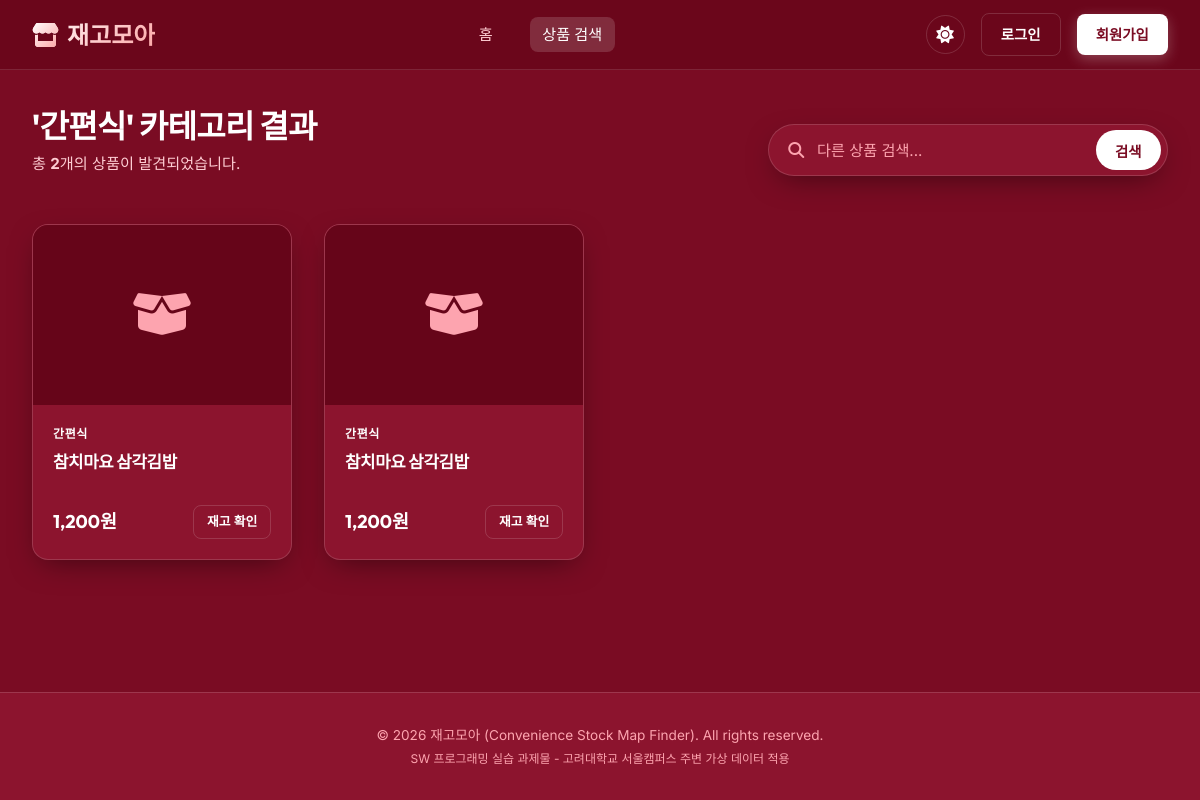
The app's page /search?category=간편식 with its own data.
### models.py (models this page shows)
class Product(db.Model):
    __tablename__ = 'products'
    id = db.Column(db.Integer, primary_key=True)
    name = db.Column(db.String(150), nullable=False)
    category = db.Column(db.String(100), nullable=False)
    price = db.Column(db.Integer, nullable=False)
    image_url = db.Column(db.String(300), nullable=True)  # 상품 이미지 경로 또는 URL
    stocks = db.relationship('Stock', backref='product', lazy=True)

### app.py (the view)
@app.route('/search')
def search():
    query = request.args.get('q', '').strip()
    category = request.args.get('category', '').strip()
    products = Product.query
    if query:
        products = products.filter(Product.name.like(f'%{query}%'))
    if category:
        products = products.filter(Product.category == category)
    results = products.all()
    return render_template('search_results.html', products=results, query=query, category=category)

### templates/search_results.html (shortened to what this page needs)
{% extends "base.html" %}
{% block content %}
<main class="container">
    <div style="display: flex; flex-direction: column; gap: 1.5rem; margin-bottom: 3rem;">
        <div style="display: flex; justify-content: space-between; align-items: flex-end; flex-wrap: wrap; gap: 1rem;">
            <div>
                <h1 style="font-size: 2rem; font-family: var(--font-heading); font-weight: 800;">
                    {% if category %}
                        '{{ category }}' 카테고리 결과
                    {% elif query %}
                        '{{ query }}' 검색 결과
                    {% else %}
                        전체 상품 목록
                    {% endif %}
                </h1>
                <p style="color: var(--text-secondary); font-size: 0.95rem; margin-top: 0.2rem;">
                    총 <strong>{{ products|length }}</strong>개의 상품이 발견되었습니다.
                </p>
            </div>
            <form action="{{ url_for('search') }}" method="GET" style="width: 100%; max-width: 400px;">
                <div class="search-box-wrapper" style="padding: 0.3rem 0.4rem 0.3rem 1.2rem;">
                    <i class="fas fa-search search-icon" style="font-size: 1rem;"></i>
                    <input type="text" name="q" value="{{ query or '' }}" placeholder="다른 상품 검색..." class="search-input" style="font-size: 0.95rem;" required autocomplete="off">
                    <button type="submit" class="search-btn" style="padding: 0.6rem 1.2rem; font-size: 0.9rem;">검색</button>
                </div>
            </form>
        </div>
    </div>
    {% if products %}
        <div class="product-grid">
            {% for product in products %}
                <div class="product-card">
                    <div class="product-image-container">
                        <div style="font-size: 3rem; color: var(--text-muted);">
                            {% if product.category == '라면' %}
                                <i class="fas fa-bowl-food"></i>
                            {% elif product.category == '간편식' %}
                                <i class="fas fa-box-open"></i>
                            {% elif product.category == '음료' %}
                                <i class="fas fa-bottle-water"></i>
                            {% elif product.category == '아이스크림' %}
                                <i class="fas fa-ice-cream"></i>
                            {% else %}
                                <i class="fas fa-cookie-bite"></i>
                            {% endif %}
                        </div>
                    </div>
                    <div class="product-info">
                        <span class="product-cat">{{ product.category }}</span>
                        <h3 class="product-name">{{ product.name }}</h3>
                        <div class="product-footer">
                            <span class="product-price">{{ "{:,}".format(product.price) }}원</span>
                            {% if current_user.is_authenticated %}
                                <a href="{{ url_for('stock_view', product_id=product.id) }}" class="btn btn-primary btn-sm" style="font-size: 0.8rem; padding: 0.4rem 0.8rem;">재고 확인</a>
                            {% else %}
                                <a href="{{ url_for('login') }}?next={{ url_for('stock_view', product_id=product.id) }}" class="btn btn-outline btn-sm" style="font-size: 0.8rem; padding: 0.4rem 0.8rem;">재고 확인</a>
                            {% endif %}
                        </div>
                    </div>
                </div>
            {% endfor %}
        </div>
    {% endif %}
</main>
{% endblock %}

### static/css/style.css (style rules this page uses)
:root { --font-sans: 'Inter', sans-serif; --font-heading: 'Outfit', sans-serif; --bg-primary: #7a0c23; --bg-secondary: #8c142e; --bg-tertiary: #660519; --text-primary: #ffffff; --text-secondary: #fecdd3; --text-muted: #fda4af; --accent: #ffffff; --accent-glow: rgba(255, 255, 255, 0.25); --accent-hover: #f1f5f9; --success: #34d399; --success-glow: rgba(52, 211, 153, 0.2); --warning: #fbbf24; --warning-glow: rgba(251, 191, 36, 0.2); --danger: #f87171; --danger-glow: rgba(248, 113, 113, 0.2); --border-color: rgba(255, 255, 255, 0.15); --glass-bg: rgba(102, 5, 25, 0.7); --glass-border: rgba(255, 255, 255, 0.12); --card-shadow: 0 10px 30px -10px rgba(0, 0, 0, 0.5); --transition-smooth: all 0.3s cubic-bezier(0.4, 0, 0.2, 1); }
* { box-sizing: border-box; margin: 0; padding: 0; }
body { font-family: var(--font-sans); background-color: var(--bg-primary); color: var(--text-primary); min-height: 100vh; display: flex; flex-direction: column; overflow-x: hidden; transition: background-color 0.3s ease, color 0.3s ease; line-height: 1.5; }
h1, h2, h3, h4, h5, h6 { font-family: var(--font-heading); font-weight: 700; letter-spacing: -0.02em; }
a { color: inherit; text-decoration: none; transition: var(--transition-smooth); }
.btn { display: inline-flex; align-items: center; justify-content: center; gap: 0.5rem; font-family: var(--font-sans); font-weight: 600; font-size: 0.9rem; padding: 0.6rem 1.2rem; border-radius: 8px; border: none; cursor: pointer; transition: var(--transition-smooth); }
.btn-outline { background: none; border: 1px solid var(--border-color); color: var(--text-primary); }
.container { flex: 1; width: 100%; max-width: 1200px; margin: 0 auto; padding: 2rem; }
.search-box-wrapper { position: relative; display: flex; align-items: center; background-color: var(--bg-secondary); border: 1px solid var(--border-color); border-radius: 50px; padding: 0.4rem 0.5rem 0.4rem 1.5rem; box-shadow: var(--card-shadow); transition: var(--transition-smooth); }
.search-icon { color: var(--text-muted); font-size: 1.2rem; margin-right: 0.8rem; }
.search-input { flex: 1; background: none; border: none; outline: none; color: var(--text-primary); font-size: 1.1rem; font-family: var(--font-sans); }
.search-input::placeholder { color: var(--text-muted); }
.search-btn { background-color: var(--accent); color: var(--bg-primary); border: none; border-radius: 50px; padding: 0.8rem 1.8rem; font-size: 1rem; font-weight: 600; cursor: pointer; transition: var(--transition-smooth); }
.product-grid { display: grid; grid-template-columns: repeat(auto-fill, minmax(220px, 1fr)); gap: 2rem; }
.product-card { background-color: var(--bg-secondary); border: 1px solid var(--border-color); border-radius: 16px; overflow: hidden; box-shadow: var(--card-shadow); transition: var(--transition-smooth); display: flex; flex-direction: column; }
.product-image-container { height: 180px; background-color: var(--bg-tertiary); display: flex; align-items: center; justify-content: center; padding: 1rem; position: relative; }
.product-info { padding: 1.25rem; display: flex; flex-direction: column; flex: 1; }
.product-cat { font-size: 0.75rem; color: var(--accent); text-transform: uppercase; font-weight: 700; margin-bottom: 0.5rem; letter-spacing: 0.05em; }
.product-name { font-size: 1.05rem; font-weight: 600; margin-bottom: 0.75rem; line-height: 1.3; height: 2.6rem; display: -webkit-box; -webkit-line-clamp: 2; -webkit-box-orient: vertical; overflow: hidden; color: var(--text-primary); }
.product-footer { display: flex; justify-content: space-between; align-items: center; margin-top: auto; }
.product-price { font-family: var(--font-heading); font-size: 1.15rem; font-weight: 700; color: var(--text-primary); }

### records on screen
Product: category "간편식", name "참치마요 삼각김밥", price "1,200"
Product: category "간편식", name "참치마요 삼각김밥", price "1,200"

### other values on screen
{{ category }} "간편식"
{{ products|length }} "2"
